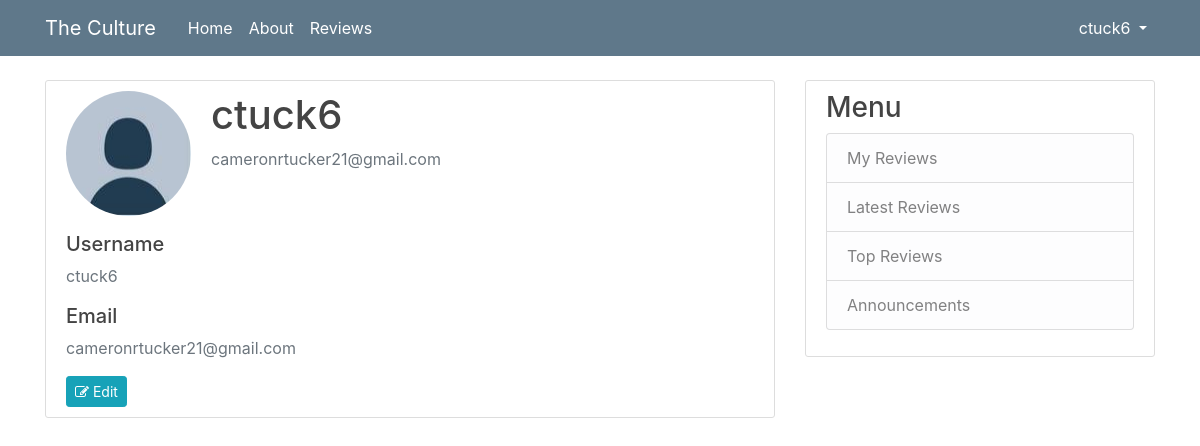
Page /account (signed in) on the committed database.
### app/database.py (models this page shows, shortened)
class User(db.Model, UserMixin):
    id = db.Column(db.Integer, primary_key = True)
    username = db.Column(db.String(20), unique = True, nullable = False)
    email = db.Column(db.String(50), unique = True, nullable = False)
    image_file = db.Column(db.String(20), unique = False, nullable = False, default = "default_" + str(random.randint(1, 5)) + ".jpg")
    password = db.Column(db.String(20), nullable = False)
    reviews = db.relationship("Review", backref = "author", lazy = True)

### app/routes.py (the view)
@app.route("/account")
@login_required
def account():
	return render_template("account.html")

### app/database.py (called while the page is built)
@loginManager.user_loader
def loadUser(userId):
	return User.query.get(int(userId))

### app/templates/account.html
{% extends "layout.html" %}
{% block content %}
	<div class="content-section">
	  <div class="media">
	    <img class="rounded-circle account-img" src="{{ url_for('static', filename='profilePics/' + current_user.image_file) }}">
	    <div class="media-body">
	      <h2 class="account-heading">{{ current_user.username }}</h2>
	      <p class="text-secondary">{{ current_user.email }}</p>
	    </div>
	  </div>
	  <h5>Username</h5>
	  <p class="text-secondary">{{ current_user.username }}</p>
	  <h5>Email</h5>
	  <p class="text-secondary">{{ current_user.email }}</p>
	  <a href="{{ url_for('edit_account') }}"><button class="btn btn-info btn-sm"><span class="fa fa-edit"></span> Edit</button></a>
	</div>
{% endblock content %}

### app/templates/layout.html (shortened to what this page needs)
<!DOCTYPE html>
<html>
<head>
	<link rel="stylesheet" href="https://maxcdn.bootstrapcdn.com/bootstrap/4.0.0/css/bootstrap.min.css">
	<link rel="stylesheet" type="text/css" href="{{ url_for('static', filename='main.css') }}">
	<link href="https://maxcdn.bootstrapcdn.com/font-awesome/4.7.0/css/font-awesome.min.css" rel="stylesheet">
</head>
<body>
	<header class="site-header">
	  <nav class="navbar navbar-expand-md navbar-dark bg-steel fixed-top">
	    <div class="container">
	      <a class="navbar-brand mr-4" href="{{ url_for('home') }}">The Culture</a>
	      <div class="collapse navbar-collapse" id="navbarToggle">
	        <div class="navbar-nav mr-auto">
	          <a class="nav-item nav-link" href="{{ url_for('home') }}">Home</a>
	          <a class="nav-item nav-link" href="{{ url_for('about') }}">About</a>
	          <a class="nav-item nav-link" href="{{ url_for('reviews') }}">Reviews</a>
	        </div>
	        <div class="navbar-nav">
	          {% if current_user.is_authenticated %}
	            <li class="dropdown show">
	              <a class="nav-item nav-link dropdown-toggle" href="#" role="button" id="dropdownMenuLink" data-toggle="dropdown" aria-haspopup="true" aria-expanded="false">
	                {{ current_user.username }}
	              </a>
	            </li>
	          {% else %}
	            <a class="nav-item nav-link" href="{{ url_for('login') }}"><span class="fa fa-sign-in"></span> Login</a>
	            <a class="nav-item nav-link" href="{{ url_for('register') }}"><span class="fa fa-pencil"></span> Sign Up</a>
	          {% endif %}
	        </div>
	      </div>
	    </div>
	  </nav>
	</header>
	<main role="main" class="container">
	  <div class="row">
	    <div class="col-md-8">
		  {% block content %}{% endblock content %}
	    </div>
        {% if request.path != url_for('register') and request.path != url_for('login') %}
          <div class="col-md-4">
            <div class="content-section">
              <h3>Menu</h3>
              <ul class="list-group">
              	{% if current_user.is_authenticated %}
              		<a class="list-group-item list-group-item-light" href="{{ url_for('user_reviews', username = current_user.username) }}">My Reviews</a>
              	{% endif %}
                <a class="list-group-item list-group-item-light" href="{{ url_for('latest_reviews') }}">Latest Reviews</a>
                <a class="list-group-item list-group-item-light" href="#">Top Reviews</a>
                <a class="list-group-item list-group-item-light" href="#">Announcements</a>
              </ul>
            </div>
          </div>
        {% endif %}
      </div>
    </main>
</body>
</html>

### app/static/main.css (style rules this page uses)
body { background: #ffffff; color: #333333; margin-top: 5rem; }
h1, h2, h3, h4, h5, h6 { color: #444444; }
.bg-steel { background-color: #5f788a; }
.site-header .navbar-nav .nav-link { color: #FFFFFF; }
.content-section { background: #ffffff; padding: 10px 20px; border: 1px solid #dddddd; border-radius: 3px; margin-bottom: 20px; }
.account-img { height: 125px; width: 125px; margin-right: 20px; margin-bottom: 16px; }
.account-heading { font-size: 2.5rem; }

### rows in the picture
User: username "ctuck6", image_file (picture), email "cameronrtucker21@gmail.com"
